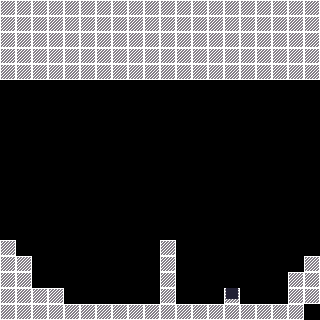

A 2D game scene composited from a Tiled map and its tileset images. What follows is a short description and the map's XML, with every tile layer's data as written:
An orthogonal 20x20 tile map with 16x16 px tiles, 1 tile layer (level_base1), 4 tilesets and 28 objects (player_spawn).

<map version="1.5" tiledversion="1.7.2" orientation="orthogonal" renderorder="right-down" width="20" height="20" tilewidth="16" tileheight="16" infinite="0" nextlayerid="5" nextobjectid="64">
 <editorsettings>
  <export target="tutorial_map.lua" format="lua" />
 </editorsettings>
 <tileset firstgid="1" source="map_tilesheet.tsx" />
 <tileset firstgid="257" source="collectable.tsx" />
 <tileset firstgid="264" source="flag.tsx" />
 <tileset firstgid="269" source="flame.tsx" />
 <layer id="1" name="level_base1" width="20" height="20">
  <data encoding="csv">
1,1,1,1,1,1,1,1,1,1,1,1,1,1,1,1,1,1,1,1,
1,1,1,1,1,1,1,1,1,1,1,1,1,1,1,1,1,1,1,1,
1,1,1,1,1,1,1,1,1,1,1,1,1,1,1,1,1,1,1,1,
1,1,1,1,1,1,1,1,1,1,1,1,1,1,1,1,1,1,1,1,
1,1,1,1,1,1,1,1,1,1,1,1,1,1,1,1,1,1,1,1,
38,52,52,52,52,52,52,52,52,52,52,52,52,52,52,52,52,52,52,39,
53,4,4,4,4,4,4,4,4,4,4,4,4,4,4,4,4,4,4,36,
53,4,4,4,4,4,4,4,4,4,4,4,4,4,4,4,4,4,4,36,
53,4,4,4,4,4,4,4,4,4,4,4,4,4,4,4,4,4,4,36,
53,4,4,4,4,4,4,4,4,4,4,4,4,4,4,4,4,4,4,36,
53,4,4,4,4,4,4,4,4,4,4,4,4,4,4,4,4,4,4,36,
53,4,4,4,4,4,4,4,4,4,4,4,4,4,4,4,4,4,4,36,
53,4,4,4,4,4,4,4,4,4,4,4,4,4,4,4,4,4,4,36,
53,4,4,4,4,4,4,4,4,4,4,4,4,4,4,4,4,4,4,36,
54,35,4,4,4,4,4,4,4,34,37,35,4,4,4,4,4,4,4,36,
1,54,35,4,4,4,4,4,4,36,1,53,4,4,4,4,4,4,34,55,
1,1,53,4,4,4,4,4,4,36,1,53,4,4,4,4,4,34,55,1,
1,1,54,37,35,4,4,4,4,36,1,53,4,4,4,4,4,36,1,1,
1,1,1,1,54,98,98,98,98,55,1,54,98,98,3,98,98,55,1,1,
1,1,1,1,1,1,1,1,1,1,1,1,1,1,1,1,1,1,1,38
</data>
 </layer>
 <objectgroup id="4" name="deco">
  <object id="48" gid="268" x="240" y="288" width="16" height="20" />
  <object id="49" gid="269" x="256" y="256" width="16" height="16" />
  <object id="50" gid="269" x="192" y="256" width="16" height="16" />
  <object id="51" gid="269" x="128" y="256" width="16" height="16" />
  <object id="52" gid="269" x="80" y="256" width="16" height="16" />
  <object id="53" gid="269" x="48" y="160" width="16" height="16" />
  <object id="54" gid="269" x="112" y="160" width="16" height="16" />
  <object id="59" gid="269" x="192" y="160" width="16" height="16" />
  <object id="60" gid="269" x="256" y="160" width="16" height="16" />
 </objectgroup>
 <objectgroup id="3" name="collectable">
  <object id="20" gid="257" x="224" y="288" width="16" height="16" />
  <object id="21" gid="257" x="224" y="272" width="16" height="16" />
  <object id="22" gid="257" x="224" y="256" width="16" height="16" />
  <object id="23" gid="257" x="288" y="240" width="16" height="16" />
  <object id="24" gid="257" x="288" y="224" width="16" height="16" />
  <object id="25" gid="257" x="288" y="208" width="16" height="16" />
  <object id="26" gid="257" x="272" y="256" width="16" height="16" />
  <object id="27" gid="257" x="272" y="240" width="16" height="16" />
  <object id="28" gid="257" x="272" y="224" width="16" height="16" />
  <object id="29" gid="257" x="32" y="240" width="16" height="16" />
  <object id="30" gid="257" x="32" y="224" width="16" height="16" />
  <object id="31" gid="257" x="32" y="208" width="16" height="16" />
  <object id="32" gid="257" x="16" y="224" width="16" height="16" />
  <object id="33" gid="257" x="16" y="208" width="16" height="16" />
  <object id="34" gid="257" x="16" y="192" width="16" height="16" />
  <object id="35" gid="259" x="160" y="192" width="16" height="16" />
  <object id="62" gid="263" x="96" y="192" width="16" height="16" />
  <object id="63" gid="263" x="224" y="192" width="16" height="16" />
 </objectgroup>
 <objectgroup id="2" name="base">
  <object id="61" name="player_spawn" x="112" y="272" visible="0">
   <point />
  </object>
 </objectgroup>
</map>